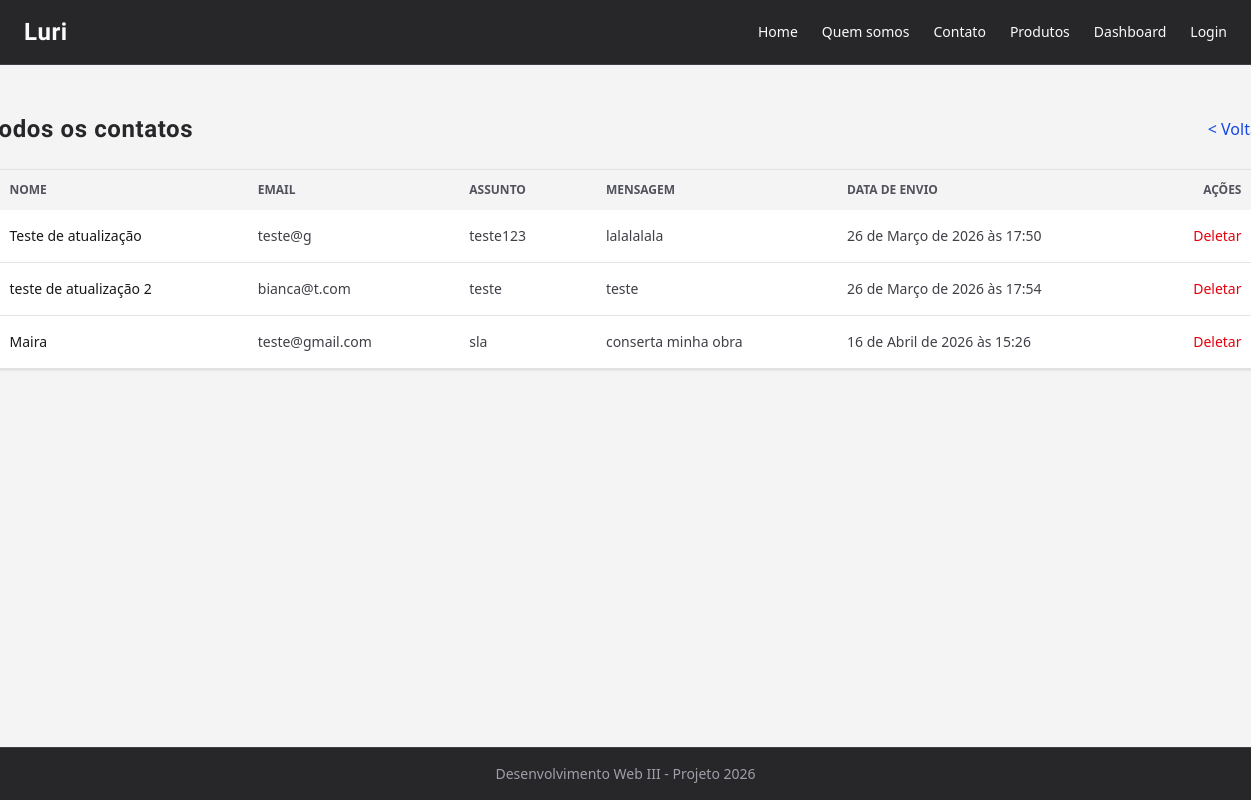
Before: /listar-contatos with the older database file.
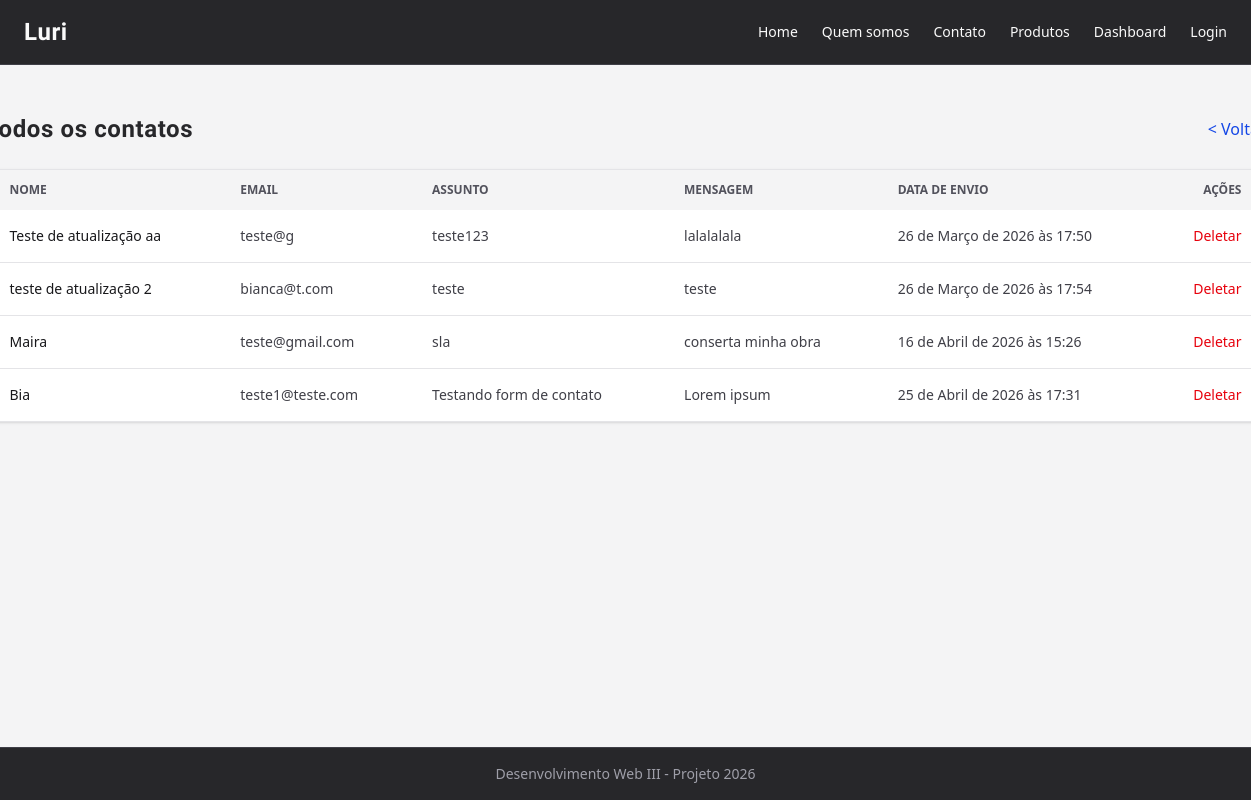
After: the same page with the newer database file.
### app/models.py (models this page shows, shortened)
class Contato(models.Model):
    nome = models.CharField(max_length=100)
    email = models.CharField(max_length=180)
    assunto = models.CharField(max_length=100)
    mensagem = models.TextField()
    data_envio = models.DateTimeField(auto_now_add=True)

### app/views.py (the view)
# urls.py: path('listar-contatos', views.listarContatos, name='listarcontatos'),
def listarContatos(request):
    _contatos = Contato.objects.all().values()
    return render(request, 'admin/admin-contatos.html', {'contatos': _contatos})

### app/templates/admin/admin-contatos.html (shortened to what this page needs)
{% extends 'template.html' %}
{% block conteudo %}
<section class="section mx-auto py-12 px-4">
    <div class="w-7xl flex items-center justify-between mb-6 change-title">
        <h1 class="text-2xl font-semibold text-zinc-800">Todos os contatos</h1>
        <a href="{% url 'dashboard' %}">< Voltar</a>
    </div>
    <div class="overflow-x-auto bg-white rounded-xl shadow-sm border border-zinc-200">
        <table class="w-7xl text-sm text-left text-zinc-700">
            <thead class="bg-zinc-100 text-xs uppercase text-zinc-600">
                <tr>
                    <th class="px-6 py-3">Nome</th>
                    <th class="px-6 py-3">Email</th>
                    <th class="px-6 py-3">Assunto</th>
                    <th class="px-6 py-3">Mensagem</th>
                    <th class="px-6 py-3">Data de envio</th>
                    <th class="px-6 py-3 text-right">Ações</th>
                </tr>
            </thead>
            <tbody class="divide-y divide-zinc-200">
                {% for msg in contatos %}
                    <tr class="hover:bg-zinc-50 transition">
                        <td class="px-6 py-4 font-medium text-zinc-900">{{ msg.nome }}</td>
                        <td class="px-6 py-4">{{ msg.email }}</td>
                        <td class="px-6 py-4">{{ msg.assunto }}</td>
                        <td class="px-6 py-4 max-w-xs truncate">{{ msg.mensagem }}</td>
                        <td class="px-6 py-4">{{ msg.data_envio }}</td>
                        <td class="px-6 py-4 text-right">
                            <div class="flex justify-end gap-2">
                                <a href="{% url 'modal' classe='contato' objeto=msg.nome acao='del'  id=msg.id %}" class="text-red-600 hover:underline text-sm">Deletar</a>
                            </div>
                        </td>
                    </tr>
                {% empty %}
                    <tr>
                        <td colspan="6" class="px-6 py-6 text-center text-zinc-500">Nenhum contato encontrado.</td>
                    </tr>
                {% endfor %}
            </tbody>
        </table>
    </div>
</section>
{% endblock %}

Changed rows visible on the page:
changed Contato "teste@g": nome "Teste de atualização" → "Teste de atualização aa"
added Contato: nome "Bia", email "teste1@teste.com", assunto "Testando form de contato", mensagem "Lorem ipsum", data_envio "25 de Abril de 2026 às 17:31"
